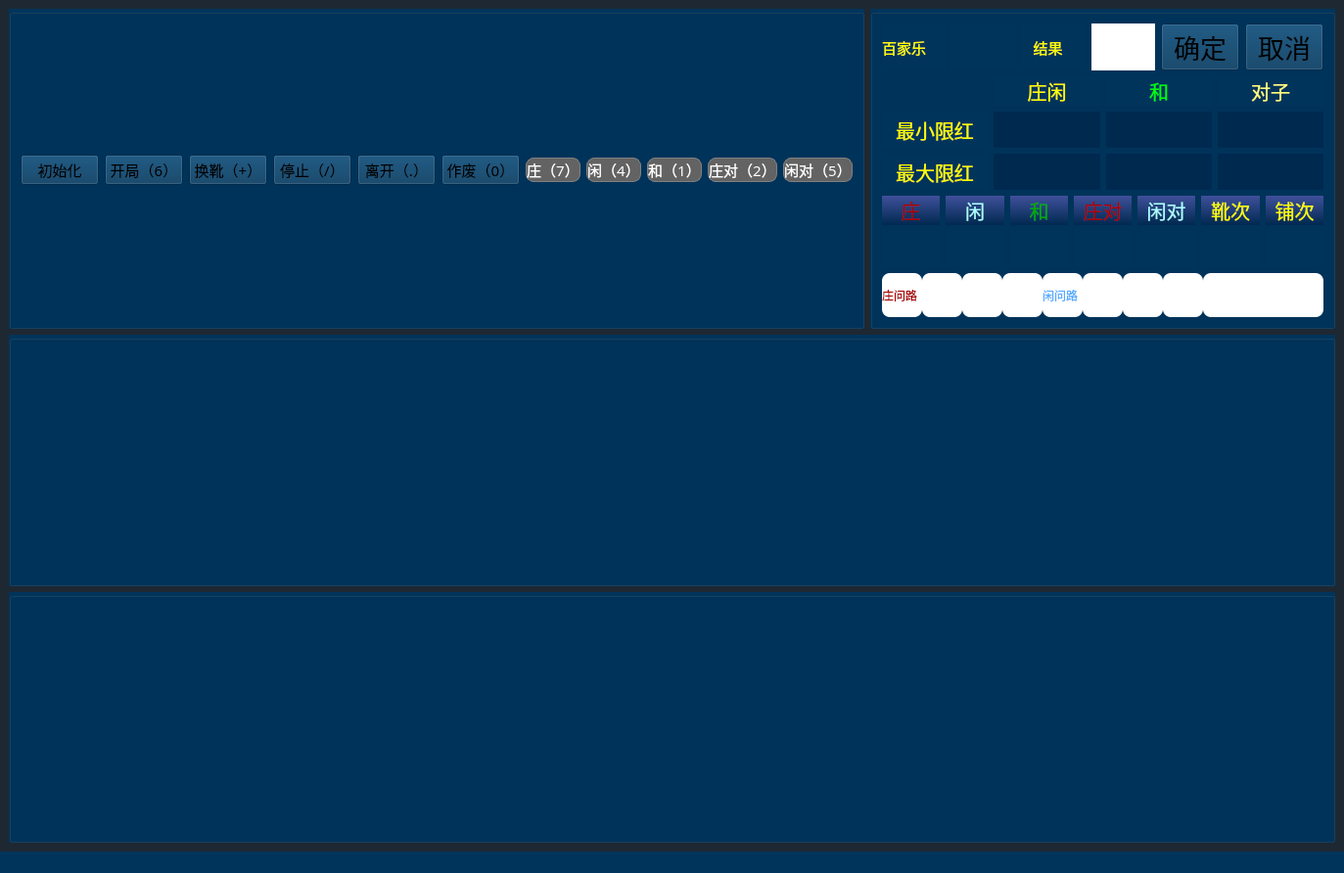
<?xml version="1.0" encoding="UTF-8"?>
<ui version="4.0">
 <class>MainWindow</class>
 <widget class="QMainWindow" name="MainWindow">
  <property name="geometry">
   <rect>
    <x>0</x>
    <y>0</y>
    <width>1373</width>
    <height>892</height>
   </rect>
  </property>
  <property name="windowTitle">
   <string>MainWindow</string>
  </property>
  <property name="styleSheet">
   <string notr="true">background-color: rgb(0, 52, 91);</string>
  </property>
  <widget class="QWidget" name="centralwidget">
   <property name="styleSheet">
    <string notr="true">background-color: rgb(30, 40, 50);</string>
   </property>
   <layout class="QVBoxLayout" name="verticalLayout_3" stretch="1,1,1">
    <item>
     <layout class="QHBoxLayout" name="horizontalLayout_3" stretch="3,2">
      <item>
       <widget class="QGroupBox" name="groupBox">
        <property name="styleSheet">
         <string notr="true">background-color: rgb(0, 52, 91);</string>
        </property>
        <property name="title">
         <string/>
        </property>
        <layout class="QVBoxLayout" name="verticalLayout" stretch="1,5">
         <item>
          <layout class="QHBoxLayout" name="horizontalLayout">
           <property name="sizeConstraint">
            <enum>QLayout::SetMinimumSize</enum>
           </property>
           <property name="topMargin">
            <number>0</number>
           </property>
           <item>
            <spacer name="horizontalSpacer">
             <property name="orientation">
              <enum>Qt::Horizontal</enum>
             </property>
             <property name="sizeHint" stdset="0">
              <size>
               <width>40</width>
               <height>20</height>
              </size>
             </property>
            </spacer>
           </item>
           <item>
            <widget class="QPushButton" name="pu_init">
             <property name="enabled">
              <bool>false</bool>
             </property>
             <property name="font">
              <font>
               <family>方正粗黑宋简体</family>
               <pointsize>11</pointsize>
              </font>
             </property>
             <property name="styleSheet">
              <string notr="true">QPushButton{color: rgb(0, 0, 0);background-image: url(:/button/images/button/pu_yellow.png);}
QPushButton:pressed{border-color:gray;background-image: url(:/button/images/button/pu_yellow_an.png);
}
QPushButton:disabled{border-color:gray;background-image: url(:/button/images/button/pu_yellow_an.png);
}</string>
             </property>
             <property name="text">
              <string>初始化</string>
             </property>
            </widget>
           </item>
           <item>
            <widget class="QPushButton" name="pu_start">
             <property name="enabled">
              <bool>false</bool>
             </property>
             <property name="font">
              <font>
               <family>方正粗黑宋简体</family>
               <pointsize>11</pointsize>
              </font>
             </property>
             <property name="acceptDrops">
              <bool>true</bool>
             </property>
             <property name="styleSheet">
              <string notr="true">QPushButton{color: rgb(0, 0, 0);background-image: url(:/button/images/button/pu_yellow.png);}
QPushButton:pressed{border-color:gray;background-image: url(:/button/images/button/pu_yellow_an.png);
}
QPushButton:disabled{border-color:gray;background-image: url(:/button/images/button/pu_yellow_an.png);
}</string>
             </property>
             <property name="text">
              <string>开局（6）</string>
             </property>
             <property name="shortcut">
              <string>6</string>
             </property>
            </widget>
           </item>
           <item>
            <widget class="QPushButton" name="pu_changeXue">
             <property name="enabled">
              <bool>false</bool>
             </property>
             <property name="font">
              <font>
               <family>方正粗黑宋简体</family>
               <pointsize>11</pointsize>
              </font>
             </property>
             <property name="styleSheet">
              <string notr="true">QPushButton{color: rgb(0, 0, 0);background-image: url(:/button/images/button/pu_yellow.png);}
QPushButton:pressed{border-color:gray;background-image: url(:/button/images/button/pu_yellow_an.png);
}
QPushButton:disabled{border-color:gray;background-image: url(:/button/images/button/pu_yellow_an.png);
}</string>
             </property>
             <property name="text">
              <string>换靴（+）</string>
             </property>
             <property name="shortcut">
              <string>+</string>
             </property>
            </widget>
           </item>
           <item>
            <widget class="QPushButton" name="pu_stop">
             <property name="enabled">
              <bool>false</bool>
             </property>
             <property name="font">
              <font>
               <family>方正粗黑宋简体</family>
               <pointsize>11</pointsize>
              </font>
             </property>
             <property name="styleSheet">
              <string notr="true">QPushButton{color: rgb(0, 0, 0);background-image: url(:/button/images/button/pu_yellow.png);}
QPushButton:pressed{border-color:gray;background-image: url(:/button/images/button/pu_yellow_an.png);
}
QPushButton:disabled{border-color:gray;background-image: url(:/button/images/button/pu_yellow_an.png);
}</string>
             </property>
             <property name="text">
              <string>停止（/）</string>
             </property>
             <property name="shortcut">
              <string>/</string>
             </property>
            </widget>
           </item>
           <item>
            <widget class="QPushButton" name="pu_leave">
             <property name="enabled">
              <bool>false</bool>
             </property>
             <property name="font">
              <font>
               <family>方正粗黑宋简体</family>
               <pointsize>11</pointsize>
              </font>
             </property>
             <property name="styleSheet">
              <string notr="true">QPushButton{color: rgb(0, 0, 0);background-image: url(:/button/images/button/pu_yellow.png);}
QPushButton:pressed{border-color:gray;background-image: url(:/button/images/button/pu_yellow_an.png);
}
QPushButton:disabled{border-color:gray;background-image: url(:/button/images/button/pu_yellow_an.png);
}</string>
             </property>
             <property name="text">
              <string>离开（.）</string>
             </property>
             <property name="shortcut">
              <string>.</string>
             </property>
            </widget>
           </item>
           <item>
            <widget class="QPushButton" name="pu_useless">
             <property name="enabled">
              <bool>false</bool>
             </property>
             <property name="font">
              <font>
               <family>方正粗黑宋简体</family>
               <pointsize>11</pointsize>
              </font>
             </property>
             <property name="styleSheet">
              <string notr="true">QPushButton{color: rgb(0, 0, 0);background-image: url(:/button/images/button/pu_yellow.png);}
QPushButton:pressed{border-color:gray;background-image: url(:/button/images/button/pu_yellow_an.png);
}
QPushButton:disabled{border-color:gray;background-image: url(:/button/images/button/pu_yellow_an.png);
}</string>
             </property>
             <property name="text">
              <string>作废（0）</string>
             </property>
             <property name="shortcut">
              <string>0</string>
             </property>
            </widget>
           </item>
           <item>
            <widget class="QPushButton" name="pu_zhuang">
             <property name="enabled">
              <bool>false</bool>
             </property>
             <property name="font">
              <font>
               <family>方正粗黑宋简体</family>
               <pointsize>11</pointsize>
              </font>
             </property>
             <property name="styleSheet">
              <string notr="true">QPushButton{color: rgb(255, 255, 255);background:rgb(180, 45, 55);border:1px solid grey; border-radius: 8px;}
QPushButton:hover{border-color:rgb(139,170,105)}
QPushButton:pressed{border-color:gray;background-color: rgb(114, 58, 62);}
QPushButton:disabled{border-color:gray;background-color: rgb(99, 99, 99);
}</string>
             </property>
             <property name="text">
              <string>庄（7）</string>
             </property>
             <property name="shortcut">
              <string>7</string>
             </property>
            </widget>
           </item>
           <item>
            <widget class="QPushButton" name="pu_xian">
             <property name="enabled">
              <bool>false</bool>
             </property>
             <property name="palette">
              <palette>
               <active>
                <colorrole role="WindowText">
                 <brush brushstyle="SolidPattern">
                  <color alpha="255">
                   <red>255</red>
                   <green>255</green>
                   <blue>255</blue>
                  </color>
                 </brush>
                </colorrole>
                <colorrole role="Button">
                 <brush brushstyle="SolidPattern">
                  <color alpha="255">
                   <red>50</red>
                   <green>73</green>
                   <blue>138</blue>
                  </color>
                 </brush>
                </colorrole>
                <colorrole role="Text">
                 <brush brushstyle="SolidPattern">
                  <color alpha="255">
                   <red>255</red>
                   <green>255</green>
                   <blue>255</blue>
                  </color>
                 </brush>
                </colorrole>
                <colorrole role="ButtonText">
                 <brush brushstyle="SolidPattern">
                  <color alpha="255">
                   <red>255</red>
                   <green>255</green>
                   <blue>255</blue>
                  </color>
                 </brush>
                </colorrole>
                <colorrole role="Base">
                 <brush brushstyle="SolidPattern">
                  <color alpha="255">
                   <red>50</red>
                   <green>73</green>
                   <blue>138</blue>
                  </color>
                 </brush>
                </colorrole>
                <colorrole role="Window">
                 <brush brushstyle="SolidPattern">
                  <color alpha="255">
                   <red>50</red>
                   <green>73</green>
                   <blue>138</blue>
                  </color>
                 </brush>
                </colorrole>
                <colorrole role="PlaceholderText">
                 <brush brushstyle="NoBrush">
                  <color alpha="128">
                   <red>255</red>
                   <green>255</green>
                   <blue>255</blue>
                  </color>
                 </brush>
                </colorrole>
               </active>
               <inactive>
                <colorrole role="WindowText">
                 <brush brushstyle="SolidPattern">
                  <color alpha="255">
                   <red>255</red>
                   <green>255</green>
                   <blue>255</blue>
                  </color>
                 </brush>
                </colorrole>
                <colorrole role="Button">
                 <brush brushstyle="SolidPattern">
                  <color alpha="255">
                   <red>50</red>
                   <green>73</green>
                   <blue>138</blue>
                  </color>
                 </brush>
                </colorrole>
                <colorrole role="Text">
                 <brush brushstyle="SolidPattern">
                  <color alpha="255">
                   <red>255</red>
                   <green>255</green>
                   <blue>255</blue>
                  </color>
                 </brush>
                </colorrole>
                <colorrole role="ButtonText">
                 <brush brushstyle="SolidPattern">
                  <color alpha="255">
                   <red>255</red>
                   <green>255</green>
                   <blue>255</blue>
                  </color>
                 </brush>
                </colorrole>
                <colorrole role="Base">
                 <brush brushstyle="SolidPattern">
                  <color alpha="255">
                   <red>50</red>
                   <green>73</green>
                   <blue>138</blue>
                  </color>
                 </brush>
                </colorrole>
                <colorrole role="Window">
                 <brush brushstyle="SolidPattern">
                  <color alpha="255">
                   <red>50</red>
                   <green>73</green>
                   <blue>138</blue>
                  </color>
                 </brush>
                </colorrole>
                <colorrole role="PlaceholderText">
                 <brush brushstyle="NoBrush">
                  <color alpha="128">
                   <red>255</red>
                   <green>255</green>
                   <blue>255</blue>
                  </color>
                 </brush>
                </colorrole>
               </inactive>
               <disabled>
                <colorrole role="WindowText">
                 <brush brushstyle="SolidPattern">
                  <color alpha="255">
                   <red>255</red>
                   <green>255</green>
                   <blue>255</blue>
                  </color>
                 </brush>
                </colorrole>
                <colorrole role="Button">
                 <brush brushstyle="SolidPattern">
                  <color alpha="255">
                   <red>99</red>
                   <green>99</green>
                   <blue>99</blue>
                  </color>
                 </brush>
                </colorrole>
                <colorrole role="Text">
                 <brush brushstyle="SolidPattern">
                  <color alpha="255">
                   <red>255</red>
                   <green>255</green>
                   <blue>255</blue>
                  </color>
                 </brush>
                </colorrole>
                <colorrole role="ButtonText">
                 <brush brushstyle="SolidPattern">
                  <color alpha="255">
                   <red>255</red>
                   <green>255</green>
                   <blue>255</blue>
                  </color>
                 </brush>
                </colorrole>
                <colorrole role="Base">
                 <brush brushstyle="SolidPattern">
                  <color alpha="255">
                   <red>99</red>
                   <green>99</green>
                   <blue>99</blue>
                  </color>
                 </brush>
                </colorrole>
                <colorrole role="Window">
                 <brush brushstyle="SolidPattern">
                  <color alpha="255">
                   <red>99</red>
                   <green>99</green>
                   <blue>99</blue>
                  </color>
                 </brush>
                </colorrole>
                <colorrole role="PlaceholderText">
                 <brush brushstyle="NoBrush">
                  <color alpha="128">
                   <red>255</red>
                   <green>255</green>
                   <blue>255</blue>
                  </color>
                 </brush>
                </colorrole>
               </disabled>
              </palette>
             </property>
             <property name="font">
              <font>
               <family>方正粗黑宋简体</family>
               <pointsize>11</pointsize>
              </font>
             </property>
             <property name="styleSheet">
              <string notr="true">QPushButton{color: rgb(255, 255, 255);background:rgb(50, 73, 138);border:1px solid grey; border-radius: 8px;}
QPushButton:hover{border-color:rgb(139,170,105)}
QPushButton:pressed{border-color:gray;background-color:rgb(54, 65, 97);}
QPushButton:disabled{border-color:gray;background-color: rgb(99, 99, 99);
}</string>
             </property>
             <property name="text">
              <string>闲（4）</string>
             </property>
             <property name="shortcut">
              <string>4</string>
             </property>
            </widget>
           </item>
           <item>
            <widget class="QPushButton" name="pu_same">
             <property name="enabled">
              <bool>false</bool>
             </property>
             <property name="font">
              <font>
               <family>方正粗黑宋简体</family>
               <pointsize>11</pointsize>
              </font>
             </property>
             <property name="styleSheet">
              <string notr="true">QPushButton{color: rgb(255, 255, 255);background:rgb(60, 160, 74);border:1px solid grey; border-radius: 8px;}
QPushButton:hover{border-color:rgb(139,170,105)}
QPushButton:pressed{border-color:gray;background-color: rgb(39, 78, 55);}
QPushButton:disabled{border-color:gray;background-color: rgb(99, 99, 99);
}</string>
             </property>
             <property name="text">
              <string>和（1）</string>
             </property>
             <property name="shortcut">
              <string>1</string>
             </property>
            </widget>
           </item>
           <item>
            <widget class="QPushButton" name="pu_zhuangdui">
             <property name="enabled">
              <bool>false</bool>
             </property>
             <property name="font">
              <font>
               <family>方正粗黑宋简体</family>
               <pointsize>11</pointsize>
              </font>
             </property>
             <property name="styleSheet">
              <string notr="true">QPushButton{color: rgb(255, 255, 255);background:rgb(180, 45, 55);border:1px solid grey; border-radius: 8px;}
QPushButton:hover{border-color:rgb(139,170,105)}
QPushButton:pressed{border-color:gray;background-color: rgb(114, 58, 62);}
QPushButton:disabled{border-color:gray;background-color: rgb(99, 99, 99);
}</string>
             </property>
             <property name="text">
              <string>庄对（2）</string>
             </property>
             <property name="shortcut">
              <string>2</string>
             </property>
            </widget>
           </item>
           <item>
            <widget class="QPushButton" name="pu_xiandui">
             <property name="enabled">
              <bool>false</bool>
             </property>
             <property name="font">
              <font>
               <family>方正粗黑宋简体</family>
               <pointsize>11</pointsize>
              </font>
             </property>
             <property name="styleSheet">
              <string notr="true">QPushButton{color: rgb(255, 255, 255);background:rgb(50, 73, 138);border:1px solid grey; border-radius: 8px;}
QPushButton:hover{border-color:rgb(139,170,105)}
QPushButton:pressed{border-color:gray;background-color:rgb(54, 65, 97);}
QPushButton:disabled{border-color:gray;background-color: rgb(99, 99, 99);
}</string>
             </property>
             <property name="text">
              <string>闲对（5）</string>
             </property>
             <property name="shortcut">
              <string>5</string>
             </property>
            </widget>
           </item>
          </layout>
         </item>
         <item>
          <layout class="QGridLayout" name="gridLayout_2">
           <property name="spacing">
            <number>1</number>
           </property>
          </layout>
         </item>
        </layout>
       </widget>
      </item>
      <item>
       <widget class="QGroupBox" name="groupBox_2">
        <property name="styleSheet">
         <string notr="true">background-color: rgb(0, 52, 91);</string>
        </property>
        <property name="title">
         <string/>
        </property>
        <layout class="QVBoxLayout" name="verticalLayout_2" stretch="1,3,2,1">
         <item>
          <layout class="QGridLayout" name="gridLayout">
           <item row="0" column="2">
            <widget class="QLabel" name="label_143">
             <property name="font">
              <font>
               <family>方正粗黑宋简体</family>
               <pointsize>11</pointsize>
              </font>
             </property>
             <property name="styleSheet">
              <string notr="true">color: rgb(255, 255, 0);</string>
             </property>
             <property name="text">
              <string>   结果</string>
             </property>
            </widget>
           </item>
           <item row="0" column="5">
            <widget class="QPushButton" name="pu_cancel">
             <property name="enabled">
              <bool>false</bool>
             </property>
             <property name="font">
              <font>
               <family>方正粗黑宋简体</family>
               <pointsize>20</pointsize>
              </font>
             </property>
             <property name="styleSheet">
              <string notr="true">QPushButton{color: rgb(0, 0, 0);background-image: url(:/button/images/button/pu_yellow.png);}
QPushButton:pressed{border-color:gray;background-image: url(:/button/images/button/pu_yellow_an.png);
}
QPushButton:disabled{border-color:gray;background-image: url(:/button/images/button/pu_yellow_an.png);
}</string>
             </property>
             <property name="text">
              <string>取消</string>
             </property>
             <property name="shortcut">
              <string>Esc</string>
             </property>
            </widget>
           </item>
           <item row="0" column="0">
            <widget class="QLabel" name="label_126">
             <property name="font">
              <font>
               <family>方正粗黑宋简体</family>
               <pointsize>11</pointsize>
              </font>
             </property>
             <property name="styleSheet">
              <string notr="true">color: rgb(255, 255, 0);</string>
             </property>
             <property name="text">
              <string>百家乐</string>
             </property>
            </widget>
           </item>
           <item row="0" column="1">
            <widget class="QLabel" name="label_desk_id">
             <property name="font">
              <font>
               <family>方正粗黑宋简体</family>
               <pointsize>9</pointsize>
              </font>
             </property>
             <property name="styleSheet">
              <string notr="true">color: rgb(255, 255, 0);</string>
             </property>
             <property name="text">
              <string/>
             </property>
            </widget>
           </item>
           <item row="0" column="4">
            <widget class="QPushButton" name="pu_enter">
             <property name="enabled">
              <bool>false</bool>
             </property>
             <property name="font">
              <font>
               <family>方正粗黑宋简体</family>
               <pointsize>20</pointsize>
              </font>
             </property>
             <property name="styleSheet">
              <string notr="true">QPushButton{color: rgb(0, 0, 0);background-image: url(:/button/images/button/pu_yellow.png);}
QPushButton:pressed{border-color:gray;background-image: url(:/button/images/button/pu_yellow_an.png);
}
QPushButton:disabled{border-color:gray;background-image: url(:/button/images/button/pu_yellow_an.png);
}</string>
             </property>
             <property name="text">
              <string>确定</string>
             </property>
             <property name="shortcut">
              <string>Enter</string>
             </property>
            </widget>
           </item>
           <item row="0" column="3">
            <widget class="QLabel" name="label_result">
             <property name="font">
              <font>
               <family>方正粗黑宋简体</family>
               <pointsize>9</pointsize>
              </font>
             </property>
             <property name="styleSheet">
              <string notr="true">background-color: rgb(255, 255, 255);</string>
             </property>
             <property name="text">
              <string/>
             </property>
            </widget>
           </item>
          </layout>
         </item>
         <item>
          <layout class="QGridLayout" name="gridLayout_3">
           <item row="1" column="1">
            <widget class="QLabel" name="label_minLimit">
             <property name="font">
              <font>
               <family>方正粗黑宋简体</family>
               <pointsize>20</pointsize>
              </font>
             </property>
             <property name="styleSheet">
              <string notr="true">color: rgb(255, 255, 255);
background-color: rgb(0, 41, 80);</string>
             </property>
             <property name="text">
              <string/>
             </property>
             <property name="alignment">
              <set>Qt::AlignCenter</set>
             </property>
            </widget>
           </item>
           <item row="1" column="0">
            <widget class="QLabel" name="label_123">
             <property name="font">
              <font>
               <family>方正粗黑宋简体</family>
               <pointsize>15</pointsize>
              </font>
             </property>
             <property name="styleSheet">
              <string notr="true">color: rgb(255, 255, 0);</string>
             </property>
             <property name="text">
              <string>最小限红</string>
             </property>
             <property name="alignment">
              <set>Qt::AlignCenter</set>
             </property>
            </widget>
           </item>
           <item row="1" column="2">
            <widget class="QLabel" name="label_tieMinLimit">
             <property name="font">
              <font>
               <family>方正粗黑宋简体</family>
               <pointsize>20</pointsize>
              </font>
             </property>
             <property name="styleSheet">
              <string notr="true">background-color: rgb(0, 41, 80);color: rgb(255, 255, 255);</string>
             </property>
             <property name="text">
              <string/>
             </property>
             <property name="alignment">
              <set>Qt::AlignCenter</set>
             </property>
            </widget>
           </item>
           <item row="2" column="3">
            <widget class="QLabel" name="label_pairMaxLimit">
             <property name="font">
              <font>
               <family>方正粗黑宋简体</family>
               <pointsize>20</pointsize>
              </font>
             </property>
             <property name="styleSheet">
              <string notr="true">background-color: rgb(0, 41, 80);color: rgb(255, 255, 255);</string>
             </property>
             <property name="text">
              <string/>
             </property>
             <property name="alignment">
              <set>Qt::AlignCenter</set>
             </property>
            </widget>
           </item>
           <item row="2" column="1">
            <widget class="QLabel" name="label_maxLimit">
             <property name="font">
              <font>
               <family>方正粗黑宋简体</family>
               <pointsize>20</pointsize>
              </font>
             </property>
             <property name="styleSheet">
              <string notr="true">background-color: rgb(0, 41, 80);color: rgb(255, 255, 255);</string>
             </property>
             <property name="text">
              <string/>
             </property>
             <property name="alignment">
              <set>Qt::AlignCenter</set>
             </property>
            </widget>
           </item>
           <item row="2" column="0">
            <widget class="QLabel" name="label_127">
             <property name="font">
              <font>
               <family>方正粗黑宋简体</family>
               <pointsize>15</pointsize>
              </font>
             </property>
             <property name="styleSheet">
              <string notr="true">color: rgb(255, 255, 0);</string>
             </property>
             <property name="text">
              <string>最大限红</string>
             </property>
             <property name="alignment">
              <set>Qt::AlignCenter</set>
             </property>
            </widget>
           </item>
           <item row="0" column="1">
            <widget class="QLabel" name="label_122">
             <property name="font">
              <font>
               <family>方正粗黑宋简体</family>
               <pointsize>15</pointsize>
              </font>
             </property>
             <property name="styleSheet">
              <string notr="true">color: rgb(255, 255, 0);</string>
             </property>
             <property name="text">
              <string>庄闲</string>
             </property>
             <property name="alignment">
              <set>Qt::AlignCenter</set>
             </property>
            </widget>
           </item>
           <item row="2" column="2">
            <widget class="QLabel" name="label_tieMaxLimit">
             <property name="font">
              <font>
               <family>方正粗黑宋简体</family>
               <pointsize>20</pointsize>
              </font>
             </property>
             <property name="styleSheet">
              <string notr="true">background-color: rgb(0, 41, 80);color: rgb(255, 255, 255);</string>
             </property>
             <property name="text">
              <string/>
             </property>
             <property name="alignment">
              <set>Qt::AlignCenter</set>
             </property>
            </widget>
           </item>
           <item row="0" column="2">
            <widget class="QLabel" name="label_128">
             <property name="font">
              <font>
               <family>方正粗黑宋简体</family>
               <pointsize>15</pointsize>
              </font>
             </property>
             <property name="styleSheet">
              <string notr="true">color: rgb(0, 255, 0);</string>
             </property>
             <property name="text">
              <string>和</string>
             </property>
             <property name="alignment">
              <set>Qt::AlignCenter</set>
             </property>
            </widget>
           </item>
           <item row="1" column="3">
            <widget class="QLabel" name="label_pairMinLimit">
             <property name="font">
              <font>
               <family>方正粗黑宋简体</family>
               <pointsize>20</pointsize>
              </font>
             </property>
             <property name="styleSheet">
              <string notr="true">background-color: rgb(0, 41, 80);color: rgb(255, 255, 255);</string>
             </property>
             <property name="text">
              <string/>
             </property>
             <property name="alignment">
              <set>Qt::AlignCenter</set>
             </property>
            </widget>
           </item>
           <item row="0" column="3">
            <widget class="QLabel" name="label_129">
             <property name="font">
              <font>
               <family>方正粗黑宋简体</family>
               <pointsize>15</pointsize>
              </font>
             </property>
             <property name="styleSheet">
              <string notr="true">color: rgb(255, 255, 127);</string>
             </property>
             <property name="text">
              <string>对子</string>
             </property>
             <property name="alignment">
              <set>Qt::AlignCenter</set>
             </property>
            </widget>
           </item>
          </layout>
         </item>
         <item>
          <layout class="QGridLayout" name="gridLayout_6">
           <item row="0" column="6">
            <widget class="QLabel" name="label_140">
             <property name="font">
              <font>
               <family>方正粗黑宋简体</family>
               <pointsize>15</pointsize>
              </font>
             </property>
             <property name="styleSheet">
              <string notr="true">background-color: qlineargradient(spread:pad, x1:0, y1:1, x2:0, y2:0, stop:0 rgba(0, 41, 80, 255), stop:1 rgba(63, 80, 155, 255));color: rgb(255, 255, 0);</string>
             </property>
             <property name="text">
              <string>铺次</string>
             </property>
             <property name="alignment">
              <set>Qt::AlignCenter</set>
             </property>
            </widget>
           </item>
           <item row="1" column="3">
            <widget class="QLabel" name="label_result_zhuangDui">
             <property name="font">
              <font>
               <family>方正粗黑宋简体</family>
               <pointsize>20</pointsize>
              </font>
             </property>
             <property name="styleSheet">
              <string notr="true">color: rgb(255, 255, 255);</string>
             </property>
             <property name="text">
              <string/>
             </property>
             <property name="alignment">
              <set>Qt::AlignCenter</set>
             </property>
            </widget>
           </item>
           <item row="0" column="3">
            <widget class="QLabel" name="label_137">
             <property name="font">
              <font>
               <family>方正粗黑宋简体</family>
               <pointsize>15</pointsize>
              </font>
             </property>
             <property name="styleSheet">
              <string notr="true">background-color: qlineargradient(spread:pad, x1:0, y1:1, x2:0, y2:0, stop:0 rgba(0, 41, 80, 255), stop:1 rgba(63, 80, 155, 255));color: rgb(170, 0, 0);</string>
             </property>
             <property name="text">
              <string>庄对</string>
             </property>
             <property name="alignment">
              <set>Qt::AlignCenter</set>
             </property>
            </widget>
           </item>
           <item row="1" column="1">
            <widget class="QLabel" name="label_result_xian">
             <property name="font">
              <font>
               <family>方正粗黑宋简体</family>
               <pointsize>20</pointsize>
              </font>
             </property>
             <property name="styleSheet">
              <string notr="true">color: rgb(255, 255, 255);</string>
             </property>
             <property name="text">
              <string/>
             </property>
             <property name="alignment">
              <set>Qt::AlignCenter</set>
             </property>
            </widget>
           </item>
           <item row="1" column="4">
            <widget class="QLabel" name="label_result_xianDui">
             <property name="font">
              <font>
               <family>方正粗黑宋简体</family>
               <pointsize>20</pointsize>
              </font>
             </property>
             <property name="styleSheet">
              <string notr="true">color: rgb(255, 255, 255);</string>
             </property>
             <property name="text">
              <string/>
             </property>
             <property name="alignment">
              <set>Qt::AlignCenter</set>
             </property>
            </widget>
           </item>
           <item row="1" column="2">
            <widget class="QLabel" name="label_result_same">
             <property name="font">
              <font>
               <family>方正粗黑宋简体</family>
               <pointsize>20</pointsize>
              </font>
             </property>
             <property name="styleSheet">
              <string notr="true">color: rgb(255, 255, 255);</string>
             </property>
             <property name="text">
              <string/>
             </property>
             <property name="alignment">
              <set>Qt::AlignCenter</set>
             </property>
            </widget>
           </item>
           <item row="0" column="5">
            <widget class="QLabel" name="label_139">
             <property name="font">
              <font>
               <family>方正粗黑宋简体</family>
               <pointsize>15</pointsize>
              </font>
             </property>
             <property name="styleSheet">
              <string notr="true">background-color: qlineargradient(spread:pad, x1:0, y1:1, x2:0, y2:0, stop:0 rgba(0, 41, 80, 255), stop:1 rgba(63, 80, 155, 255));color: rgb(255, 255, 0);</string>
             </property>
             <property name="text">
              <string>靴次</string>
             </property>
             <property name="alignment">
              <set>Qt::AlignCenter</set>
             </property>
            </widget>
           </item>
           <item row="0" column="2">
            <widget class="QLabel" name="label_136">
             <property name="font">
              <font>
               <family>方正粗黑宋简体</family>
               <pointsize>15</pointsize>
              </font>
             </property>
             <property name="styleSheet">
              <string notr="true">background-color: qlineargradient(spread:pad, x1:0, y1:1, x2:0, y2:0, stop:0 rgba(0, 41, 80, 255), stop:1 rgba(63, 80, 155, 255));color: rgb(0, 170, 0);</string>
             </property>
             <property name="text">
              <string>和</string>
             </property>
             <property name="alignment">
              <set>Qt::AlignCenter</set>
             </property>
            </widget>
           </item>
           <item row="1" column="6">
            <widget class="QLabel" name="label_times_pu">
             <property name="font">
              <font>
               <family>方正粗黑宋简体</family>
               <pointsize>20</pointsize>
              </font>
             </property>
             <property name="styleSheet">
              <string notr="true">color: rgb(255, 255, 255);</string>
             </property>
             <property name="text">
              <string/>
             </property>
             <property name="alignment">
              <set>Qt::AlignCenter</set>
             </property>
            </widget>
           </item>
           <item row="1" column="5">
            <widget class="QLabel" name="label_times_xue">
             <property name="font">
              <font>
               <family>方正粗黑宋简体</family>
               <pointsize>20</pointsize>
              </font>
             </property>
             <property name="styleSheet">
              <string notr="true">color: rgb(255, 255, 255);</string>
             </property>
             <property name="text">
              <string/>
             </property>
             <property name="alignment">
              <set>Qt::AlignCenter</set>
             </property>
            </widget>
           </item>
           <item row="0" column="0">
            <widget class="QLabel" name="label_134">
             <property name="font">
              <font>
               <family>方正粗黑宋简体</family>
               <pointsize>15</pointsize>
              </font>
             </property>
             <property name="styleSheet">
              <string notr="true">color: rgb(170, 0, 0);
background-color: qlineargradient(spread:pad, x1:0, y1:1, x2:0, y2:0, stop:0 rgba(0, 41, 80, 255), stop:1 rgba(63, 80, 155, 255));</string>
             </property>
             <property name="text">
              <string>庄</string>
             </property>
             <property name="alignment">
              <set>Qt::AlignCenter</set>
             </property>
            </widget>
           </item>
           <item row="0" column="4">
            <widget class="QLabel" name="label_138">
             <property name="font">
              <font>
               <family>方正粗黑宋简体</family>
               <pointsize>15</pointsize>
              </font>
             </property>
             <property name="styleSheet">
              <string notr="true">background-color: qlineargradient(spread:pad, x1:0, y1:1, x2:0, y2:0, stop:0 rgba(0, 41, 80, 255), stop:1 rgba(63, 80, 155, 255));color: rgb(170, 255, 255);</string>
             </property>
             <property name="text">
              <string>闲对</string>
             </property>
             <property name="alignment">
              <set>Qt::AlignCenter</set>
             </property>
            </widget>
           </item>
           <item row="1" column="0">
            <widget class="QLabel" name="label_result_zhuang">
             <property name="font">
              <font>
               <family>方正粗黑宋简体</family>
               <pointsize>20</pointsize>
              </font>
             </property>
             <property name="styleSheet">
              <string notr="true">color: rgb(255, 255, 255);</string>
             </property>
             <property name="text">
              <string/>
             </property>
             <property name="alignment">
              <set>Qt::AlignCenter</set>
             </property>
            </widget>
           </item>
           <item row="0" column="1">
            <widget class="QLabel" name="label_135">
             <property name="font">
              <font>
               <family>方正粗黑宋简体</family>
               <pointsize>15</pointsize>
              </font>
             </property>
             <property name="styleSheet">
              <string notr="true">background-color: qlineargradient(spread:pad, x1:0, y1:1, x2:0, y2:0, stop:0 rgba(0, 41, 80, 255), stop:1 rgba(63, 80, 155, 255));color: rgb(170, 255, 255);</string>
             </property>
             <property name="text">
              <string>闲</string>
             </property>
             <property name="alignment">
              <set>Qt::AlignCenter</set>
             </property>
            </widget>
           </item>
          </layout>
         </item>
         <item>
          <layout class="QHBoxLayout" name="horizontalLayout_2" stretch="1,1,1,1,1,1,1,1,3">
           <property name="spacing">
            <number>0</number>
           </property>
           <item>
            <widget class="QLabel" name="label">
             <property name="maximumSize">
              <size>
               <width>100</width>
               <height>16777215</height>
              </size>
             </property>
             <property name="font">
              <font>
               <family>方正粗黑宋简体</family>
               <pointsize>9</pointsize>
              </font>
             </property>
             <property name="styleSheet">
              <string notr="true">border-radius: 8px;
background-color: rgb(255, 255, 255);
color: rgb(170, 0, 0);</string>
             </property>
             <property name="text">
              <string>庄问路</string>
             </property>
            </widget>
           </item>
           <item>
            <widget class="QLabel" name="label_zwl_one">
             <property name="maximumSize">
              <size>
               <width>50</width>
               <height>16777215</height>
              </size>
             </property>
             <property name="styleSheet">
              <string notr="true">border-radius: 8px;
background-color: rgb(255, 255, 255);</string>
             </property>
             <property name="text">
              <string/>
             </property>
            </widget>
           </item>
           <item>
            <widget class="QLabel" name="label_zwl_two">
             <property name="maximumSize">
              <size>
               <width>50</width>
               <height>16777215</height>
              </size>
             </property>
             <property name="styleSheet">
              <string notr="true">border-radius: 8px;
background-color: rgb(255, 255, 255);</string>
             </property>
             <property name="text">
              <string/>
             </property>
            </widget>
           </item>
           <item>
            <widget class="QLabel" name="label_zwl_three">
             <property name="maximumSize">
              <size>
               <width>50</width>
               <height>16777215</height>
              </size>
             </property>
             <property name="styleSheet">
              <string notr="true">border-radius: 8px;
background-color: rgb(255, 255, 255);</string>
             </property>
             <property name="text">
              <string/>
             </property>
            </widget>
           </item>
           <item>
            <widget class="QLabel" name="label_2">
             <property name="maximumSize">
              <size>
               <width>100</width>
               <height>16777215</height>
              </size>
             </property>
             <property name="font">
              <font>
               <family>方正粗黑宋简体</family>
               <pointsize>9</pointsize>
              </font>
             </property>
             <property name="styleSheet">
              <string notr="true">border-radius: 8px;
color: rgb(85, 170, 255);
background-color: rgb(255, 255, 255);
</string>
             </property>
             <property name="text">
              <string>闲问路</string>
             </property>
            </widget>
           </item>
           <item>
            <widget class="QLabel" name="label_xwl_one">
             <property name="maximumSize">
              <size>
               <width>50</width>
               <height>16777215</height>
              </size>
             </property>
             <property name="styleSheet">
              <string notr="true">border-radius: 8px;
background-color: rgb(255, 255, 255);</string>
             </property>
             <property name="text">
              <string/>
             </property>
            </widget>
           </item>
           <item>
            <widget class="QLabel" name="label_xwl_two">
             <property name="maximumSize">
              <size>
               <width>50</width>
               <height>16777215</height>
              </size>
             </property>
             <property name="styleSheet">
              <string notr="true">border-radius: 8px;
background-color: rgb(255, 255, 255);</string>
             </property>
             <property name="text">
              <string/>
             </property>
            </widget>
           </item>
           <item>
            <widget class="QLabel" name="label_xwl_three">
             <property name="maximumSize">
              <size>
               <width>50</width>
               <height>16777215</height>
              </size>
             </property>
             <property name="styleSheet">
              <string notr="true">border-radius: 8px;
background-color: rgb(255, 255, 255);</string>
             </property>
             <property name="text">
              <string/>
             </property>
            </widget>
           </item>
           <item>
            <widget class="QLabel" name="label_up_pave">
             <property name="font">
              <font>
               <family>方正粗黑宋简体</family>
               <pointsize>25</pointsize>
              </font>
             </property>
             <property name="styleSheet">
              <string notr="true">background-color: rgb(255, 255, 255);
border-radius: 8px;</string>
             </property>
             <property name="text">
              <string/>
             </property>
            </widget>
           </item>
          </layout>
         </item>
        </layout>
       </widget>
      </item>
     </layout>
    </item>
    <item>
     <widget class="QGroupBox" name="groupBox_3">
      <property name="styleSheet">
       <string notr="true">background-color: rgb(0, 52, 91);
</string>
      </property>
      <property name="title">
       <string/>
      </property>
      <layout class="QVBoxLayout" name="verticalLayout_4">
       <item>
        <layout class="QGridLayout" name="gridLayout_4">
         <property name="spacing">
          <number>1</number>
         </property>
        </layout>
       </item>
      </layout>
     </widget>
    </item>
    <item>
     <widget class="QGroupBox" name="groupBox_4">
      <property name="styleSheet">
       <string notr="true">background-color: rgb(0, 52, 91);
</string>
      </property>
      <property name="title">
       <string/>
      </property>
      <layout class="QVBoxLayout" name="verticalLayout_5">
       <item>
        <layout class="QGridLayout" name="gridLayout_5">
         <property name="spacing">
          <number>1</number>
         </property>
        </layout>
       </item>
      </layout>
     </widget>
    </item>
   </layout>
  </widget>
  <widget class="QStatusBar" name="statusbar"/>
 </widget>
 <resources/>
 <connections/>
</ui>
